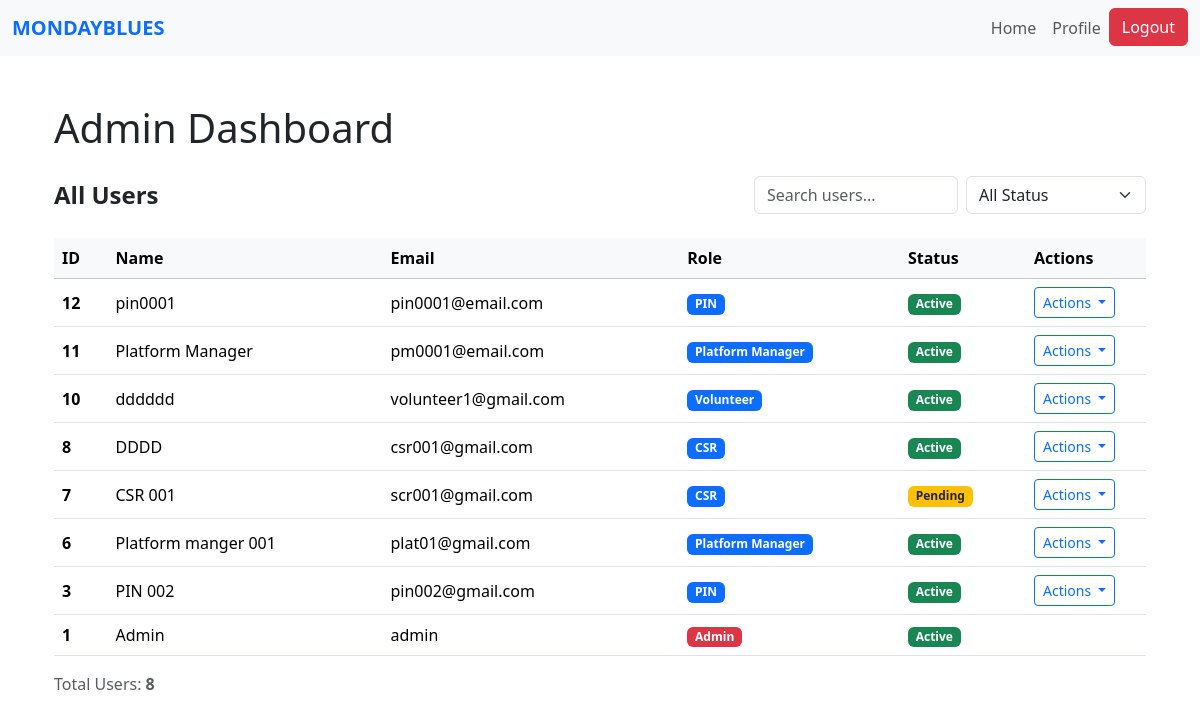
Page /admin (signed in) on the earlier database version.
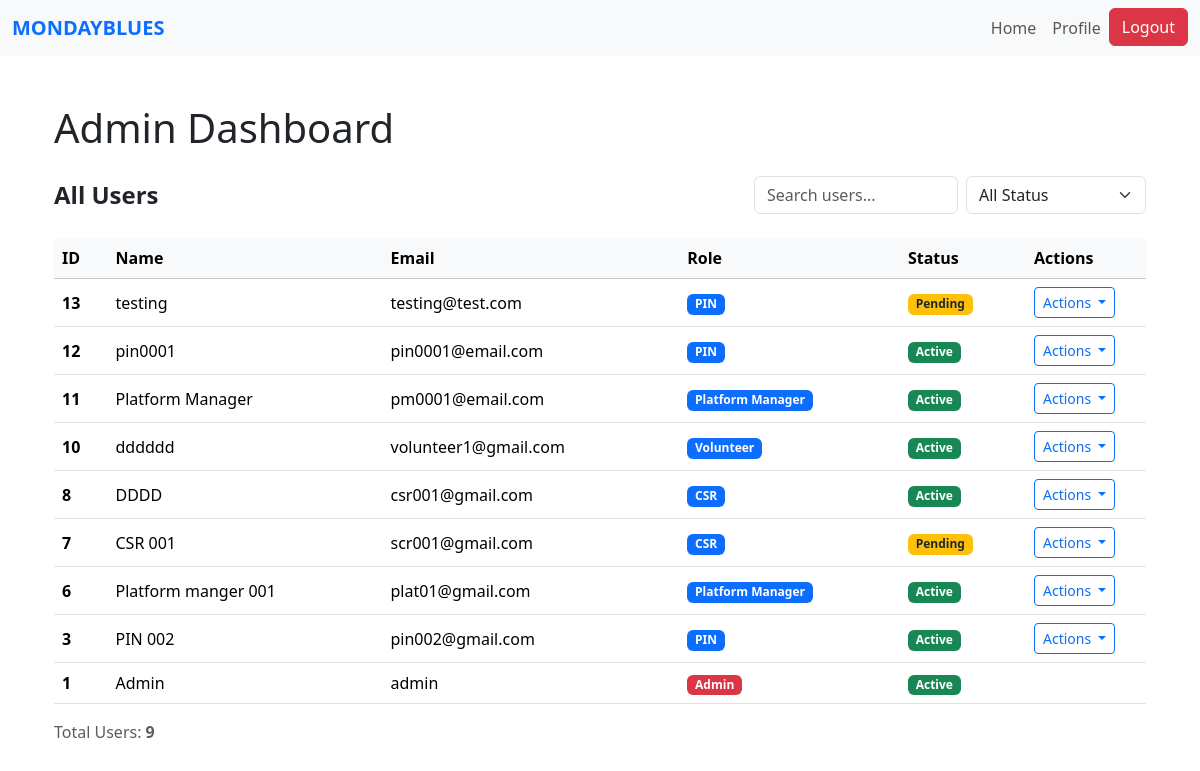
Same page on the later database version.
### website/models.py (models this page shows)
class User(db.Model, UserMixin):
    id = db.Column(db.Integer, primary_key=True)
    name = db.Column(db.String(150))
    email = db.Column(db.String(150), unique=True)
    password = db.Column(db.String(150))
    date_created = db.Column(db.DateTime(timezone=True), default=func.now())
    role = db.Column(db.String(50), default='PIN')
    status = db.Column(db.String(20), default='Pending')  # Pending, Approved, Suspended

### website/admin.py (the view)
@admin.route('/admin')
@login_required
def dashboard():
    users = User.query.order_by(User.date_created.desc()).all()
    return render_template("admin_dashboard.html", users=users)

### website/templates/admin_dashboard.html (shortened to what this page needs)
{% extends "base.html" %}
{% block content %}
<div class="container mt-5">
    <h1 class="mb-4">Admin Dashboard</h1>
    <div class="user-management">
        <div class="d-flex justify-content-between align-items-center mb-4 flex-wrap gap-3">
            <h4 class="fw-bold mb-0">All Users</h4>
            <div class="d-flex flex align-items-center gap-2">
                <input type="text"
                       class="form-control"
                       placeholder="Search users..."
                       id="searchInput"
                       style="max-width: 250px;">
                <select class="form-select" id="statusFilter" style="max-width: 180px;">
                    <option value="">All Status</option>
                </select>
            </div>
        </div>
        <div class="table-container position-relative">
            <table class="table align-middle table-hover">
                <thead class="table-light sticky-top">
                    <tr>
                        <th>ID</th>
                        <th>Name</th>
                        <th>Email</th>
                        <th>Role</th>
                        <th>Status</th>
                        <th style="width: 120px;">Actions</th>
                    </tr>
                </thead>
                <tbody>
                    {% if users and users|length > 0 %}
                        {% for user in users %}
                        <tr>
                            <td><strong>{{ user.id }}</strong></td>
                            <td>{{ user.name }}</td>
                            <td>{{ user.email }}</td>
                            <td>
                                {% if user.role == 'Admin' %}
                                    <span class="badge bg-danger">{{ user.role }}</span>
                                {% else %}
                                    <span class="badge bg-primary">{{ user.role }}</span>
                                {% endif %}
                            </td>
                            <td>
                                {% if user.status == 'Active' %}
                                    <span class="badge bg-success">Active</span>
                                {% elif user.status == 'Pending' %}
                                    <span class="badge bg-warning text-dark">Pending</span>
                                {% elif user.status == 'Suspended' %}
                                    <span class="badge bg-danger">Suspended</span>
                                {% endif %}
                            </td>
                            <td>
                                {% if user.role != "Admin" %}
                                <div class="dropdown position-static">
                                    <button class="btn btn-outline-primary btn-sm dropdown-toggle"
                                            type="button"
                                            id="actionDropdown{{ user.id }}"
                                            data-bs-toggle="dropdown"
                                            aria-expanded="false">
                                        Actions
                                    </button>
                                </div>
                                {% endif %}
                            </td>
                        </tr>
                        {% endfor %}
                    {% endif %}
                </tbody>
            </table>
        </div>
        {% if users and users|length > 0 %}
        <div class="mt-3 text-muted">
            Total Users: <strong>{{ users|length }}</strong>
        </div>
        {% endif %}
    </div>
</div>
{% endblock %}

Differences in the rows shown:
added User: id "13", name "testing", email "testing@test.com", role "PIN", status "Pending"
Other differences:
{{ users|length }}: "8" → "9"
